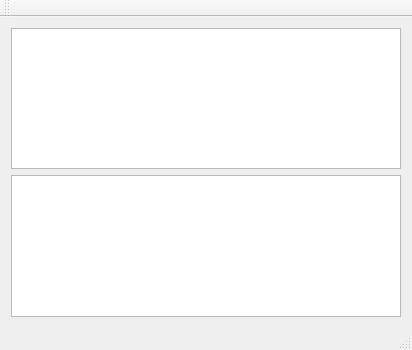
<?xml version="1.0" encoding="UTF-8"?>
<ui version="4.0">
 <class>MainWindow</class>
 <widget class="QMainWindow" name="MainWindow">
  <property name="geometry">
   <rect>
    <x>0</x>
    <y>0</y>
    <width>412</width>
    <height>350</height>
   </rect>
  </property>
  <property name="windowTitle">
   <string>MainWindow</string>
  </property>
  <widget class="QWidget" name="centralWidget">
   <layout class="QVBoxLayout" name="verticalLayout">
    <item>
     <widget class="QGraphicsView" name="graphicsView"/>
    </item>
    <item>
     <widget class="QTextEdit" name="textEdit">
      <property name="readOnly">
       <bool>true</bool>
      </property>
     </widget>
    </item>
   </layout>
  </widget>
  <widget class="QMenuBar" name="menuBar">
   <property name="geometry">
    <rect>
     <x>0</x>
     <y>0</y>
     <width>412</width>
     <height>21</height>
    </rect>
   </property>
  </widget>
  <widget class="QToolBar" name="mainToolBar">
   <attribute name="toolBarArea">
    <enum>TopToolBarArea</enum>
   </attribute>
   <attribute name="toolBarBreak">
    <bool>false</bool>
   </attribute>
  </widget>
  <widget class="QStatusBar" name="statusBar"/>
 </widget>
 <layoutdefault spacing="6" margin="11"/>
 <resources/>
 <connections/>
</ui>
